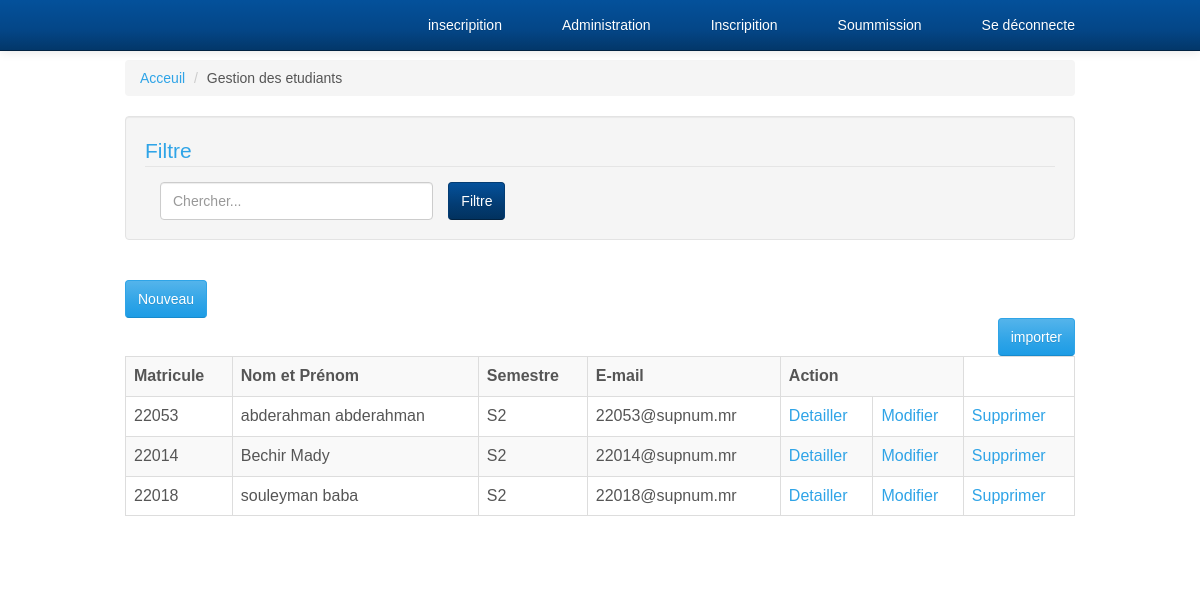
The page /admin/etudiant.php (signed in) on the database its author committed.
### tables this page shows
CREATE TABLE `etudiant` (
  `id_etud` int(10) PRIMARY KEY AUTO_INCREMENT ,
  `matricule` varchar(50) NOT NULL UNIQUE,
  `nom` varchar(60) DEFAULT NULL,
  `prenom` varchar(60) DEFAULT NULL,
  `lieu_naiss` varchar(100) DEFAULT NULL,
  `Date_naiss` date DEFAULT NULL,
  `semestre` varchar(50) DEFAULT NULL,
  `annee` varchar(50) DEFAULT NULL,
  `email` varchar(50) DEFAULT NULL,
  `id_role` int(11) NOT NULL,
  `id_groupe` int(10) DEFAULT NULL,
  `id_sous` int(10) DEFAULT NULL,
  FOREIGN KEY (id_role) REFERENCES role(id_role),
  FOREIGN KEY (id_groupe) REFERENCES groupe(id_groupe),
  FOREIGN KEY (id_sous) REFERENCES soumission(id_sous)
);

### admin/etudiant.php (the view, shortened to what this page needs)
<?php
include "../nav_bar.php";
?>
<div class="container">
    <div class="row">
        <div class="col-lg-12">
            <ol class="breadcrumb">
                <li><a href="acceuil.php">Acceuil</a>
                </li>
                    <li>Gestion des etudiants</li>
            </ol>
        </div>
    </div>
    <div class="row">
        <div class="col-lg-12">
            <div class="well">
                    <fieldset class="fsStyle">
                        <legend class="legendStyle">
                            <a data-toggle="collapse" data-target="#demo" href="#">Filtre</a>
                        </legend>
                        <div class="collapse in" id="demo">
                            <div class="search-box">
                                <div class="form-group">
                                    <div class="col-md-4 col-sm-3">
                                        <input type="text" name="search" value="" class="search-text form-control" placeholder="Chercher..." />
                                    </div>
                                </div>
                                <button type="submit" class="btn btn-info">Filtre</button>
                            </div>
                        </div>
                    </fieldset>
            </div>
        </div>
    </div>
    <br>
    <div>
        <div class="text-left">
        <a href="ajouter_etudiant.php" class = "btn btn-primary" >Nouveau</a>
        </div>
        <div class="text-right">
        <a href="importer_etudiant.php"  class="btn btn-primary">importer</a>
        </div>
    </div>
    <div style="overflow-x:auto;">
<table class="table table-striped table-bordered">
    <tr>
    <th>Matricule</th>
    <th>Nom et Prénom</th>
    <th>Semestre</th>
    <th>E-mail</th>
    <th colspan="2">Action</th>
    </tr>
    <?php
                    include_once "../connexion.php";
                    $req = mysqli_query($conn , "SELECT * FROM etudiant");
                    if(mysqli_num_rows($req) == 0){
                        echo "Il n'y a pas encore des etudiants ajouter !" ;
                    }else {
                        while($row=mysqli_fetch_assoc($req)){
                            ?>
                            <tr>
                                <td><?=$row['matricule']?></td>
                                <td><?=$row['nom']?>
                                <?=$row['prenom']?></td>
                                <td><?=$row['semestre']?></td>
                                <td><?=$row['email']?></td>
                                <td><a href="detail_etudiant.php?id_etud=<?=$row['id_etud']?>">Detailler</a></td>
                                <td><a href="modifier_etudiant.php?id_etud=<?=$row['id_etud']?>">Modifier</a></td>
                                <td><a href="supprimer_etudiant.php?id_etud=<?=$row['id_etud']?>"onclick="return confirm(`voulez-vous vraiment supprimé ce etudiant ?`)">Supprimer</a></td>
                            </tr>
                            <?php
                        }
                    }
                ?>
</table>
</div>
</div>
</body>
</html>

### admin/CSS/modern-business.css (style rules this page uses)
﻿ html, body { height: 100%; }
body { padding-top: 50px; }

### admin/CSS/style.css (style rules this page uses)
body { margin: 0; padding: 0; font-family:Arial, Helvetica, sans-serif; }

### rows shown on the page
etudiant: matricule "22053", nom "abderahman", prenom "abderahman", semestre "S2", email "22053@supnum.mr"
etudiant: matricule "22014", nom "Bechir", prenom "Mady", semestre "S2", email "22014@supnum.mr"
etudiant: matricule "22018", nom "souleyman", prenom "baba", semestre "S2", email "22018@supnum.mr"
